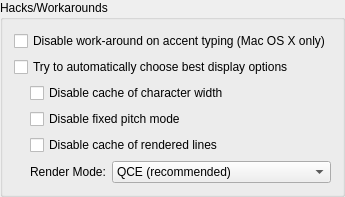
                <widget class="QGroupBox" name="groupBox_12">
                 <property name="title">
                  <string>Hacks/Workarounds</string>
                 </property>
                 <layout class="QVBoxLayout" name="verticalLayout_11">
                  <item>
                   <widget class="QCheckBox" name="checkBoxHackDisableAccentWorkaround">
                    <property name="text">
                     <string>Disable work-around on accent typing (Mac OS X only)</string>
                    </property>
                   </widget>
                  </item>
                  <item>
                   <widget class="QCheckBox" name="checkBoxHackAutoRendering">
                    <property name="text">
                     <string>Try to automatically choose best display options</string>
                    </property>
                   </widget>
                  </item>
                  <item>
                   <layout class="QGridLayout" name="gridLayout_3">
                    <property name="leftMargin">
                     <number>16</number>
                    </property>
                    <item row="3" column="1">
                     <widget class="QComboBox" name="comboBoxHackRenderMode">
                      <item>
                       <property name="text">
                        <string>QCE (recommended)</string>
                       </property>
                      </item>
                      <item>
                       <property name="text">
                        <string>Qt</string>
                       </property>
                      </item>
                      <item>
                       <property name="text">
                        <string>Single Letter</string>
                       </property>
                      </item>
                     </widget>
                    </item>
                    <item row="3" column="0">
                     <widget class="QLabel" name="labelRenderMode">
                      <property name="sizePolicy">
                       <sizepolicy hsizetype="Maximum" vsizetype="Preferred">
                        <horstretch>0</horstretch>
                        <verstretch>0</verstretch>
                       </sizepolicy>
                      </property>
                      <property name="text">
                       <string>Render Mode:</string>
                      </property>
                     </widget>
                    </item>
                    <item row="1" column="0" colspan="2">
                     <widget class="QCheckBox" name="checkBoxHackDisableFixedPitch">
                      <property name="text">
                       <string>Disable fixed pitch mode</string>
                      </property>
                     </widget>
                    </item>
                    <item row="0" column="0" colspan="2">
                     <widget class="QCheckBox" name="checkBoxHackDisableWidthCache">
                      <property name="text">
                       <string>Disable cache of character width</string>
                      </property>
                     </widget>
                    </item>
                    <item row="2" column="0" colspan="2">
                     <widget class="QCheckBox" name="checkBoxHackDisableLineCache">
                      <property name="toolTip">
                       <string>If the cache of rendered lines is enabled, rendered lines are stored in a cache, so they do not have to be rendered again. Leading to a speed improvement (especially on Mac), at the cost of a higher memory usage.</string>
                      </property>
                      <property name="text">
                       <string>Disable cache of rendered lines</string>
                      </property>
                     </widget>
                    </item>
                   </layout>
                  </item>
                 </layout>
                </widget>
